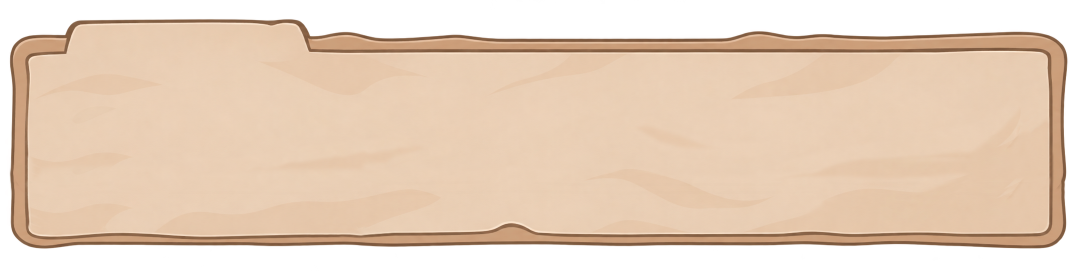
#> input picture tools/locations/source/card.png, 2172 x 541 px (shown at 1/2 size)
$ python build-card.py
#> lines starting #> are read from the running program, lines starting #| are printed output that depends on the picture; after the words box and inside, x2 and y2 are one past the last pixel; in counts of white or black regions, pixels touching at a corner belong together
"""The location card of the list: the artist's wooden plank (tools/locations/source/card.png, transparent around it)
→ public/assets/locations/card-plank.webp (cropped to the plank). Prints the places of the artist's template boxes
(name tab, picture, the day / night leader: avatar, nickname, authority) as percent of the cropped plank for screens.css .lc-*."""
import os
import numpy as np
from PIL import Image

HERE = os.path.dirname(os.path.abspath(__file__))
OUT = os.path.abspath(os.path.join(HERE, "..", "..", "public", "assets", "locations"))
im = Image.open(os.path.join(HERE, "source", "card.png")).convert("RGBA")
#> im is the input picture: PIL image 2172x541 RGBA; mean R, G, B, A 179.1, 154.4, 133.3, 193.4
a = np.array(im)
a[a[..., 3] < 12] = 0
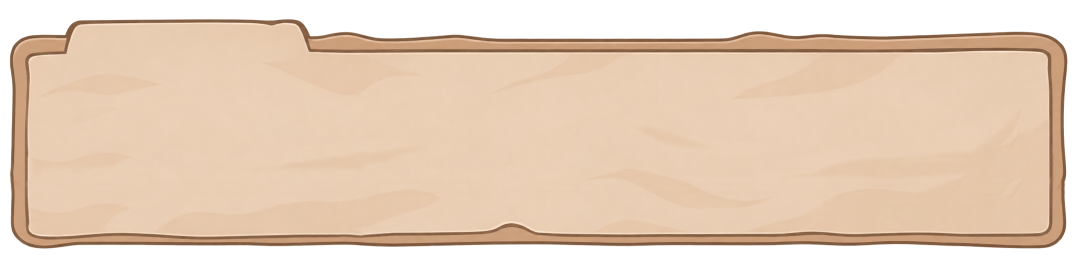
#> a: shape (541, 2172, 4) (shown at 1/2 size); 3.51% of pixels changed, all inside (x1, y1, x2, y2) = (0, 0, 2172, 541); transparent parts drawn white
im = Image.fromarray(a)
x0, y0, x1, y1 = im.getbbox()
#> x0 = 19; y0 = 38; x1 = 2135; y1 = 498
p = im.crop((x0, y0, x1, y1))
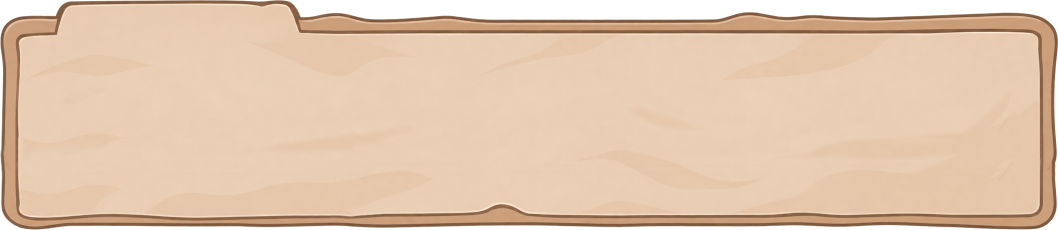
#> p: PIL image 2116x460 RGBA (shown at 1/2 size); mean R, G, B, A 207, 179.3, 154.1, 233.4; transparent parts drawn white
W, H = p.size
#> W = 2116; H = 460
p = p.resize((1200, round(1200 * H / W)), Image.LANCZOS)
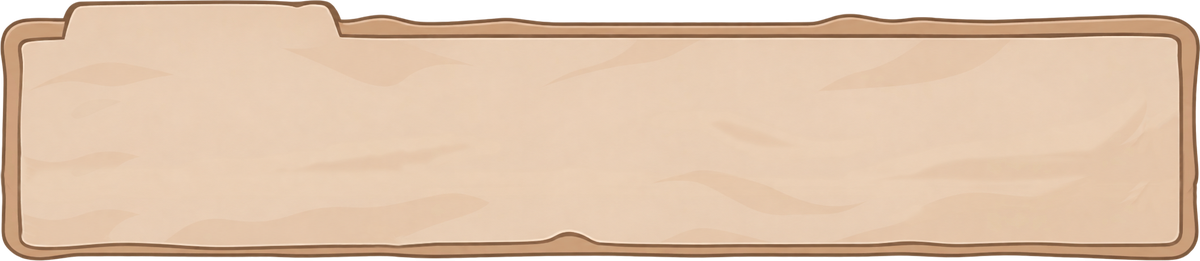
#> p: PIL image 1200x261 RGBA; mean R, G, B, A 207.5, 179.6, 154.5, 233.4; transparent parts drawn white
p.save(os.path.join(OUT, "card-plank.webp"), quality=75, method=6)
print("plank", p.size)
#| plank (1200, 261)
# the template's boxes (on the 2172×541 template)
BOX = {"name": (162, 50, 594, 112), "pic": (129, 128, 619, 453), "ava-d": (719, 177, 947, 402), "nick-d": (956, 180, 1275, 242),
       "rep-d": (956, 245, 1276, 304), "ava-n": (1374, 182, 1591, 398), "nick-n": (1600, 180, 1919, 242), "rep-n": (1600, 245, 1920, 304)}
for k, (a_, b_, c_, d_) in BOX.items():
    print(f"{k}: left {(a_ - x0) / W * 100:.2f}% top {(b_ - y0) / H * 100:.2f}% width {(c_ - a_) / W * 100:.2f}% height {(d_ - b_) / H * 100:.2f}%")
#> this loop made 8 passes
#| name: left 6.76% top 2.61% width 20.42% height 13.48%
#| pic: left 5.20% top 19.57% width 23.16% height 70.65%
#| ava-d: left 33.08% top 30.22% width 10.78% height 48.91%
#| nick-d: left 44.28% top 30.87% width 15.08% height 13.48%
#| rep-d: left 44.28% top 45.00% width 15.12% height 12.83%
#| ava-n: left 64.04% top 31.30% width 10.26% height 46.96%
#| nick-n: left 74.72% top 30.87% width 15.08% height 13.48%
#| rep-n: left 74.72% top 45.00% width 15.12% height 12.83%

# «Бизнес»: the drawer plank (source/biz.png) — its tab on the left sticks out at the screen's right edge
b = Image.open(os.path.join(HERE, "source", "biz.png")).convert("RGBA")
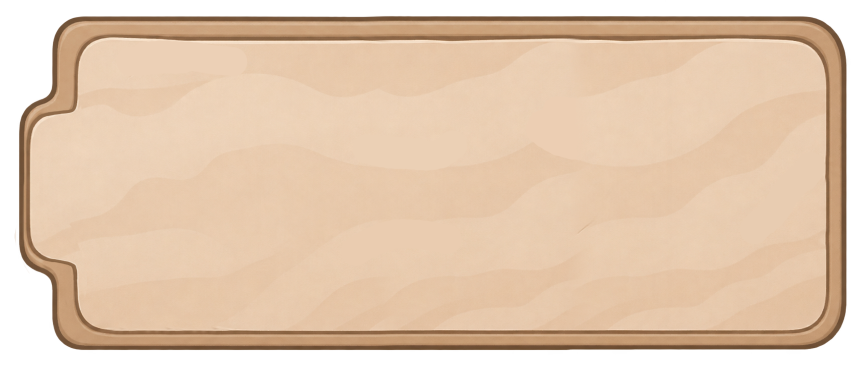
#> input picture tools/locations/source/biz.png, 1723 x 732 px (shown at 1/2 size)
#> b is the input picture: PIL image 1723x732 RGBA; mean R, G, B, A 203.4, 176.7, 151.5, 216.5
ba = np.array(b)
ba[ba[..., 3] < 12] = 0
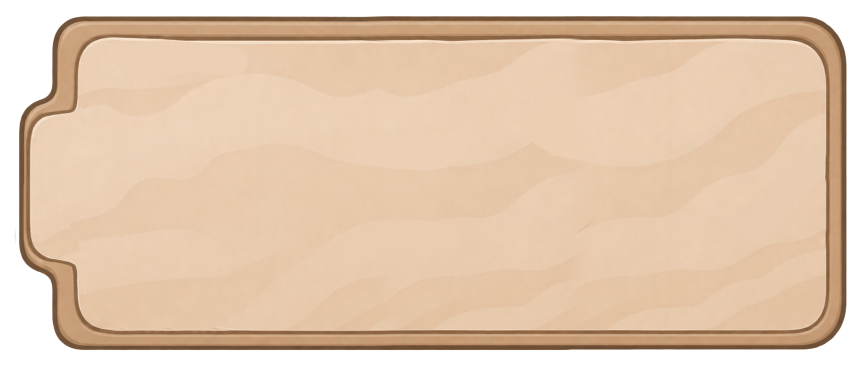
#> ba: shape (732, 1723, 4) (shown at 1/2 size); 5.9% of pixels changed, all inside (x1, y1, x2, y2) = (0, 0, 1723, 732); transparent parts drawn white
b = Image.fromarray(ba)
bx0, by0, bx1, by1 = b.getbbox()
#> bx0 = 29; by0 = 31; bx1 = 1694; by1 = 701
b = b.crop((bx0, by0, bx1, by1))
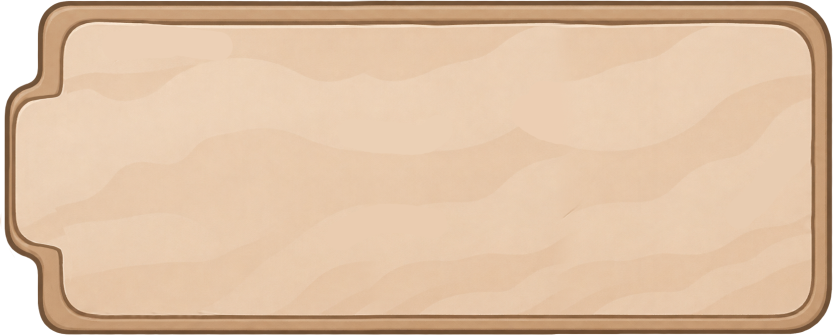
#> b: PIL image 1665x670 RGBA (shown at 1/2 size); mean R, G, B, A 214.3, 184.2, 155.7, 244.8; transparent parts drawn white
BW, BH = b.size
#> BW = 1665; BH = 670
b.resize((1000, round(1000 * BH / BW)), Image.LANCZOS).save(os.path.join(OUT, "biz-plank.webp"), quality=75, method=6)
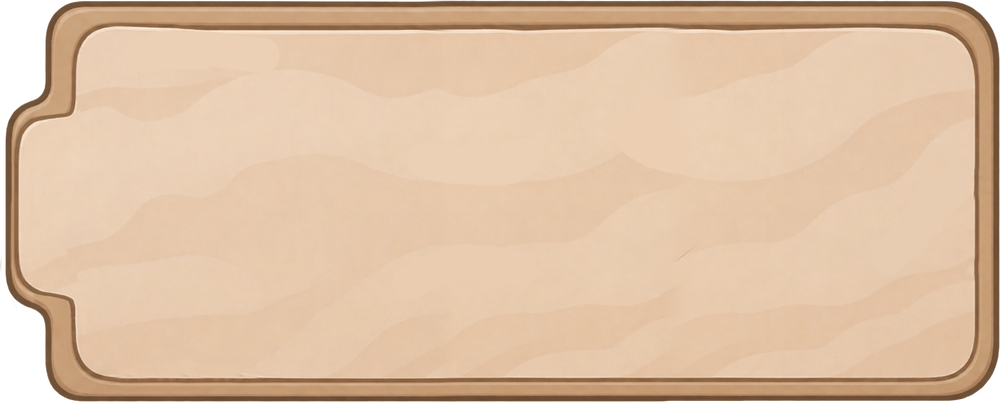
#> saved as biz-plank.webp: PIL image 1000x402 RGBA; mean R, G, B, A 214, 183.9, 155.6, 244.8; transparent parts drawn white
print("biz", (1000, round(1000 * BH / BW)))
#| biz (1000, 402)
# the template's boxes (on the 1723×732 template): the tab's word, the title, the two rewards, the button
BBOX = {"tab": (68, 247, 147, 498), "title": (560, 140, 1180, 235), "rew-1": (422, 263, 856, 378), "rew-2": (897, 263, 1330, 378), "btn": (1265, 530, 1616, 625)}
for k, (a_, b_, c_, d_) in BBOX.items():
    print(f"{k}: left {(a_ - bx0) / BW * 100:.2f}% top {(b_ - by0) / BH * 100:.2f}% width {(c_ - a_) / BW * 100:.2f}% height {(d_ - b_) / BH * 100:.2f}%")
#> this loop made 5 passes
#| tab: left 2.34% top 32.24% width 4.74% height 37.46%
#| title: left 31.89% top 16.27% width 37.24% height 14.18%
#| rew-1: left 23.60% top 34.63% width 26.07% height 17.16%
#| rew-2: left 52.13% top 34.63% width 26.01% height 17.16%
#| btn: left 74.23% top 74.48% width 21.08% height 14.18%
# where the tab ends (the plank's body starts): the first column from the left that is solid over 80% of the height
col = (np.asarray(b)[..., 3] > 128).mean(axis=0)
#> col = 1665 values, max 0.996 at index 132, min 0 at index 0, mean 0.964
print("body from", f"{int(np.argmax(col > 0.8)) / BW * 100:.2f}%")
#| body from 4.56%
